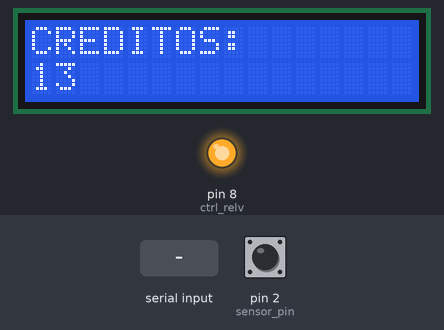
A sketch run on a simulated Arduino Uno, built with avr-gcc and run on an emulated ATmega328P. Parts: 16×2 character LCD, output pins drawn as LEDs (lit = HIGH). The test bench sets the inputs (shaded band); at power-on: pin 2 (sensor_pin) HIGH. What the sketch prints to the serial monitor is not drawn.

Above: at 2.7 s.
2.8 s: "a" received over Serial
At 3.8 s:
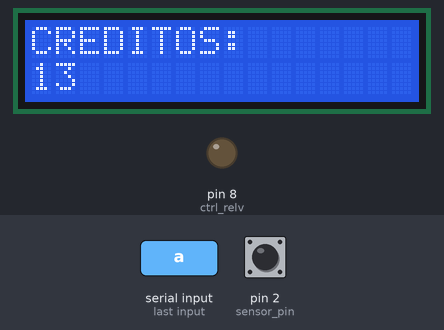
4.3 s: "s" received over Serial
At 5.5 s:
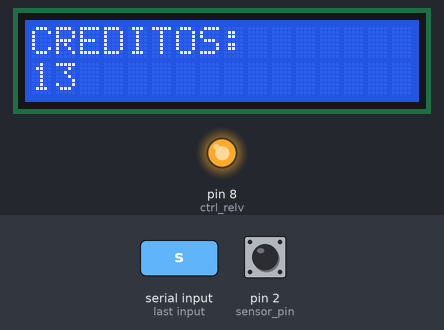
5.8 s: pin 2 (sensor_pin) pulsed LOW 5 times (0.12 s each, 0.3 s apart)
At 8.1 s:
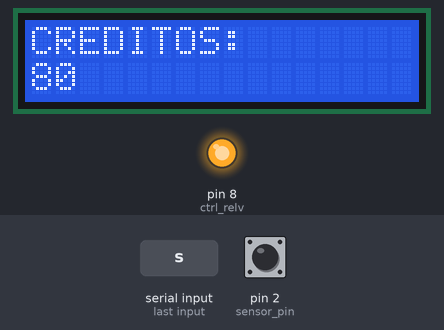
Timing chart, 0 to 9.6 s (numbered marks = the images above; inputs shaded):
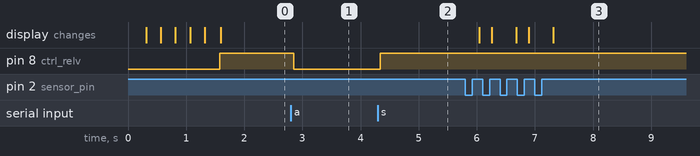

Measured:
- after the input at 2.8 s, pin 8 (ctrl_relv): HIGH → LOW after 0.05 s
- after the input at 4.3 s, pin 8 (ctrl_relv): LOW → HIGH at once
- after the input at 5.8 s, the display: first changes after 0.24 s (image 3 shows a later state)

The sketch:

dispensar_plusLCD_00.ino
```cpp
//Authro: Roy Flores Flores
//Dispensar monedas con hopper, utilizando una variable definida
//en el codigo, la variable monedas indica la cantidad de monedas que seran
//vomitadas por el hopper
//- En esta versión se añade una pantalla LCD.

//- El pin de I2C es 20 para SDA y 21 para SCL

#include <LiquidCrystal_I2C.h>
#include <Wire.h>

const int sensor_pin = 2;

byte controlRelevador = 0; //controla el estado del relevador
const int ctrl_relv = 8; //pin 8 conectado al relevador
//declaración de variables
volatile unsigned long limiteDeTiempo_pulso = 3;
volatile unsigned long tiempoPulso_inicial;
volatile unsigned long tiempoPulso_final;

//declarar variables
volatile unsigned cont_pulsos_moneda = 0;
//cantidad de monedas que se van a disensar
int monedas = 13;

//objetos
LiquidCrystal_I2C lcd(0x27, 2, 1, 0, 4, 5, 6, 7, 3, POSITIVE);

void setup() {
  // put your setup code here, to run once:
  Serial.begin(9600);

  pinMode( sensor_pin, INPUT_PULLUP );
  attachInterrupt( digitalPinToInterrupt( sensor_pin), PULSE_CO, RISING);

  lcd.begin(16, 2); //Inicializar LCD para 16 caracteres y 2 lineas

  for(int i=0; i<3; i++){
    lcd.backlight();
    delay(250);
    lcd.noBacklight();
    delay(250);
  }
  lcd.backlight();

  lcd.setCursor(0,0);lcd.print("CREDITOS:");
  lcd.setCursor(0,1);lcd.print(monedas);

  //pin de control para el relevador
  pinMode( ctrl_relv, OUTPUT);
  digitalWrite( ctrl_relv, OUTPUT);
}

void loop() {
  //Se muestra cuantas monedas quedan por tirar en la pantalla LCD
  lcd.setCursor(0,0);lcd.print("CREDITOS:");
  lcd.setCursor(0,1);lcd.print(monedas);
  delay(200);

  //control para pruebas: si se presiona a en el teclado seran expulsadas las monedas
  //hasta que monedas sea menor o igual a cero, la variabla monedas es decrementada
  //en la función PULSE_CO invocada por el attachInterrupt
  //una vez vomitadas todas las variables ctrl_rel cambia a HIGH para detener
  //el hopper
  controlRelevador = Serial.read();
  if ( controlRelevador == 'a' && monedas >= 0 ){
    digitalWrite( ctrl_relv, LOW );
  }
  if ( controlRelevador == 's' || monedas <=0){
    digitalWrite( ctrl_relv, HIGH );
    monedas = 13;
  }

}

void PULSE_CO(){

  tiempoPulso_inicial = micros();

  if( digitalRead( sensor_pin) == HIGH ){
     tiempoPulso_final = micros();

     if( tiempoPulso_final - tiempoPulso_inicial > limiteDeTiempo_pulso ){
      cont_pulsos_moneda++;
      monedas--;
     }
  }
Serial.println( tiempoPulso_final - tiempoPulso_inicial );
Serial.println( monedas);
}
```
